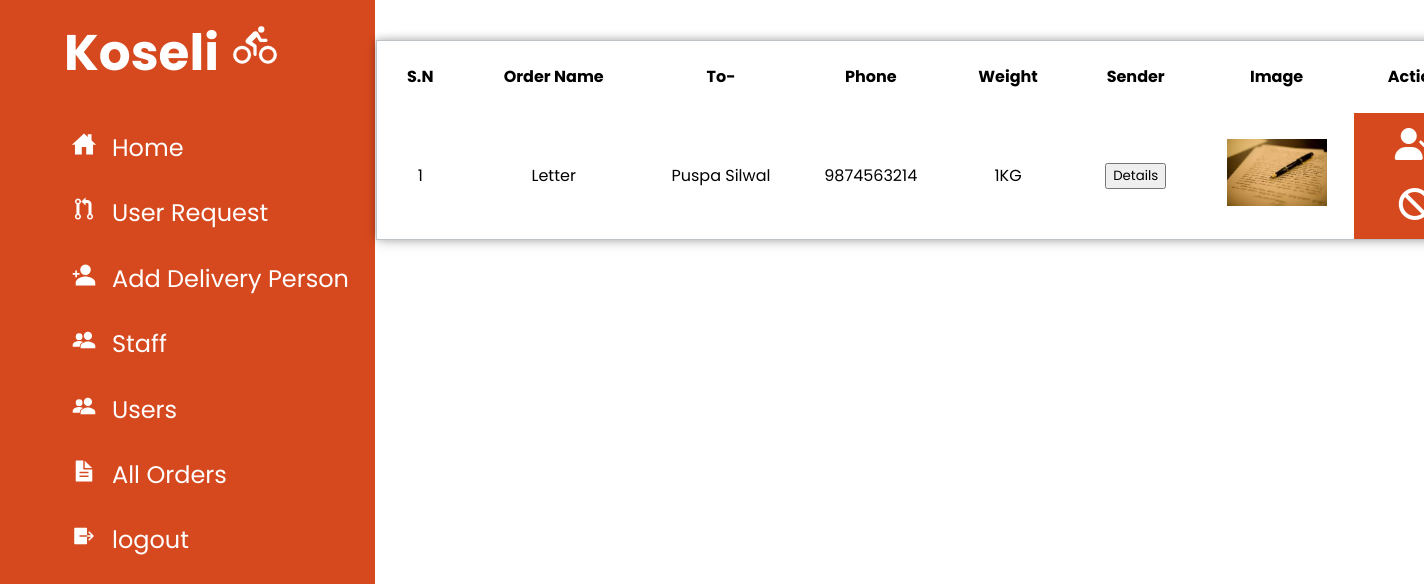
The page /admin/?r=request (signed in) on the database its author committed.
### tables this page shows
CREATE TABLE `courier` (
  `oid` int(11) NOT NULL,
  `uid` int(255) NOT NULL,
  `sid` int(255) NOT NULL DEFAULT 0,
  `ordername` text NOT NULL,
  `rname` text NOT NULL,
  `remail` varchar(30) NOT NULL,
  `rphone` varchar(10) NOT NULL,
  `raddress` varchar(20) NOT NULL,
  `weight` int(2) NOT NULL,
  `date` varchar(255) NOT NULL,
  `image` text NOT NULL,
  `status` int(2) NOT NULL DEFAULT 0
);

### admin/controller/requestcontroller.php (called while the page is built)
<?php
include 'view/navbar.php';
include 'view/userrequest.php';
include 'view/footer.php';
?>

### admin/model/dbmodel.php (called while the page is built, shortened)
<?php
function db_connect() {
    $db['host'] = "localhost";
    $db['username'] = "root";
    $db['password'] = "";
    $db['db_name'] = "koseli";
    $conn = new mysqli($db['host'], $db['username'], $db['password'], $db['db_name']);
    return $conn;
}
function view_courier()
{
$conn = db_connect();
$sql = "SELECT * from courier INNER JOIN user ON courier.uid=user.id WHERE courier.status='0'";
$result = $conn->query($sql);
if($result)
{
    return $result;
}
else
{
    return false;
}
}
?>

### admin/view/userrequest.php (the view, shortened to what this page needs)
<?php
    include 'model/dbmodel.php';
    ?>
    <div class="box">
    <?php
    $i=0;
    $request = view_courier();
?>
<table style=text-align:center>
   <tr>
   <th> S.N</th>
        <th> Order Name</th>
        <th> To-</th>
        <th> Phone</th>
        <th> Weight</th>
        <th> Sender</th>
        <th> Image</th>
        <th> Action</th>
</tr><?php
while ($row = $request->fetch_assoc()) {
    $i++;
    $uid= $row['oid'];
    ?>
    <tr>
    <td><?php echo $i; ?></td>
        <td><?php echo $row['ordername']; ?></td>
        <td><?php echo $row['rname']; ?></td>
        <td><?php echo $row['rphone']; ?></td>
        <td><?php echo $row['weight']  ; ?>KG</td>
        <td><a style="color:black" href="<?php echo $base_url; ?>?r=sender&uid=<?php echo $row['id']; ?>"> <button>Details</button></a></td>
        <td> <img src="../<?php echo $row['image']; ?>" alt="pic" style="max-width: 100px;"/> </td>
        <td bgcolor=#d6491e >  <a style=color: white href=<?php echo $base_url; ?>?r=accept&uid=<?php echo $uid; ?>><i class="fa-2x fa-solid fa-user-check"></i></a><br><br>
        <a style="color:" white href=<?php echo $base_url; ?>?r=reject&uid=<?php echo $uid; ?>><i class="fa-2x fa-solid fa-ban"></i></a></td>
</tr>
<?php
}
?>
</table>
</div>

### admin/resources/style.css (style rules this page uses)
:root { --main-color: #d6491e; --color-dark: #1d2231; --text-color: #d6491e; }
* { margin: 0; box-sizing: border-box; list-style-type: none; text-decoration: none; font-family: 'Poppins', sans-serif; }

### admin/view/userrequest.php (style rules this page uses)
a { color: #fff; }
body { margin: 50px; position: relative; left: 21rem; width: 45%; }
table { position: relative; left: 62%; bottom: 10px; transform: translate(-37%, 0%); border-collapse: collapse; width: 1100px; height: 200px; border: 1px solid #bdc3c7; box-shadow: 2px 2px 12px rgba(0, 0, 0, 0.2), -1px -1px 8px rgba(0, 0, 0, 0.2); }
th { padding: 20px; }
td { padding: 10px; }
tr { transition: all .2s ease-in; cursor: pointer; }

### rows shown on the page
courier: ordername "Letter", rname "Puspa Silwal", rphone "9874563214", weight "1", image (picture)
